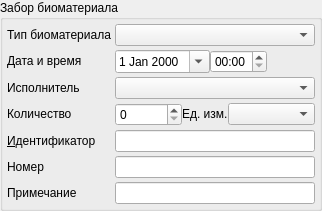
            <widget class="QGroupBox" name="grpTakenTissue">
             <property name="sizePolicy">
              <sizepolicy hsizetype="Maximum" vsizetype="Minimum">
               <horstretch>0</horstretch>
               <verstretch>0</verstretch>
              </sizepolicy>
             </property>
             <property name="title">
              <string>Забор биоматериала</string>
             </property>
             <layout class="QGridLayout" name="gridLayout">
              <property name="margin">
               <number>4</number>
              </property>
              <property name="spacing">
               <number>4</number>
              </property>
              <item row="0" column="0">
               <widget class="QLabel" name="lblTissueType">
                <property name="sizePolicy">
                 <sizepolicy hsizetype="Maximum" vsizetype="Fixed">
                  <horstretch>0</horstretch>
                  <verstretch>0</verstretch>
                 </sizepolicy>
                </property>
                <property name="minimumSize">
                 <size>
                  <width>0</width>
                  <height>20</height>
                 </size>
                </property>
                <property name="text">
                 <string>Тип биоматериала</string>
                </property>
                <property name="buddy">
                 <cstring>cmbTissueType</cstring>
                </property>
               </widget>
              </item>
              <item row="0" column="1" colspan="3">
               <widget class="CRBComboBox" name="cmbTissueType">
                <property name="sizePolicy">
                 <sizepolicy hsizetype="Expanding" vsizetype="Fixed">
                  <horstretch>0</horstretch>
                  <verstretch>0</verstretch>
                 </sizepolicy>
                </property>
               </widget>
              </item>
              <item row="1" column="0">
               <widget class="QLabel" name="lblTissueDateTime">
                <property name="sizePolicy">
                 <sizepolicy hsizetype="Maximum" vsizetype="Fixed">
                  <horstretch>0</horstretch>
                  <verstretch>0</verstretch>
                 </sizepolicy>
                </property>
                <property name="minimumSize">
                 <size>
                  <width>0</width>
                  <height>20</height>
                 </size>
                </property>
                <property name="text">
                 <string>Дата и время</string>
                </property>
                <property name="buddy">
                 <cstring>edtTissueDate</cstring>
                </property>
               </widget>
              </item>
              <item row="2" column="0">
               <widget class="QLabel" name="lblTissyeExecPerson">
                <property name="sizePolicy">
                 <sizepolicy hsizetype="Maximum" vsizetype="Fixed">
                  <horstretch>0</horstretch>
                  <verstretch>0</verstretch>
                 </sizepolicy>
                </property>
                <property name="minimumSize">
                 <size>
                  <width>0</width>
                  <height>20</height>
                 </size>
                </property>
                <property name="text">
                 <string>Исполнитель</string>
                </property>
                <property name="buddy">
                 <cstring>cmbTissueExecPerson</cstring>
                </property>
               </widget>
              </item>
              <item row="2" column="1" colspan="3">
               <widget class="CPersonComboBoxEx" name="cmbTissueExecPerson">
                <property name="sizePolicy">
                 <sizepolicy hsizetype="Expanding" vsizetype="Fixed">
                  <horstretch>0</horstretch>
                  <verstretch>0</verstretch>
                 </sizepolicy>
                </property>
               </widget>
              </item>
              <item row="5" column="0">
               <widget class="QLabel" name="lblTissueAmount">
                <property name="sizePolicy">
                 <sizepolicy hsizetype="Maximum" vsizetype="Fixed">
                  <horstretch>0</horstretch>
                  <verstretch>0</verstretch>
                 </sizepolicy>
                </property>
                <property name="minimumSize">
                 <size>
                  <width>0</width>
                  <height>20</height>
                 </size>
                </property>
                <property name="text">
                 <string>Количество</string>
                </property>
                <property name="buddy">
                 <cstring>edtTissueAmount</cstring>
                </property>
               </widget>
              </item>
              <item row="8" column="0">
               <widget class="QLabel" name="lblTissueNote">
                <property name="sizePolicy">
                 <sizepolicy hsizetype="Maximum" vsizetype="Fixed">
                  <horstretch>0</horstretch>
                  <verstretch>0</verstretch>
                 </sizepolicy>
                </property>
                <property name="minimumSize">
                 <size>
                  <width>0</width>
                  <height>20</height>
                 </size>
                </property>
                <property name="text">
                 <string>Примечание</string>
                </property>
                <property name="buddy">
                 <cstring>edtTissueNote</cstring>
                </property>
               </widget>
              </item>
              <item row="8" column="1" colspan="3">
               <widget class="QLineEdit" name="edtTissueNote">
                <property name="sizePolicy">
                 <sizepolicy hsizetype="Ignored" vsizetype="Fixed">
                  <horstretch>0</horstretch>
                  <verstretch>0</verstretch>
                 </sizepolicy>
                </property>
               </widget>
              </item>
              <item row="1" column="3">
               <spacer name="horizontalSpacer">
                <property name="orientation">
                 <enum>Qt::Horizontal</enum>
                </property>
                <property name="sizeHint" stdset="0">
                 <size>
                  <width>40</width>
                  <height>20</height>
                 </size>
                </property>
               </spacer>
              </item>
              <item row="6" column="0">
               <widget class="QLabel" name="lblTissueExternalId">
                <property name="sizePolicy">
                 <sizepolicy hsizetype="Maximum" vsizetype="Fixed">
                  <horstretch>0</horstretch>
                  <verstretch>0</verstretch>
                 </sizepolicy>
                </property>
                <property name="minimumSize">
                 <size>
                  <width>0</width>
                  <height>20</height>
                 </size>
                </property>
                <property name="text">
                 <string>&amp;Идентификатор</string>
                </property>
                <property name="buddy">
                 <cstring>edtTissueExternalId</cstring>
                </property>
               </widget>
              </item>
              <item row="6" column="1" colspan="3">
               <widget class="QLineEdit" name="edtTissueExternalId">
                <property name="sizePolicy">
                 <sizepolicy hsizetype="Expanding" vsizetype="Fixed">
                  <horstretch>0</horstretch>
                  <verstretch>0</verstretch>
                 </sizepolicy>
                </property>
                <property name="readOnly">
                 <bool>false</bool>
                </property>
               </widget>
              </item>
              <item row="7" column="0">
               <widget class="QLabel" name="lblTissueNumber">
                <property name="text">
                 <string>Номер</string>
                </property>
               </widget>
              </item>
              <item row="7" column="1" colspan="3">
               <widget class="QLineEdit" name="edtTissueNumber">
                <property name="readOnly">
                 <bool>true</bool>
                </property>
               </widget>
              </item>
              <item row="5" column="1" colspan="3">
               <widget class="QWidget" name="pnlWTF" native="true">
                <property name="sizePolicy">
                 <sizepolicy hsizetype="Preferred" vsizetype="Preferred">
                  <horstretch>0</horstretch>
                  <verstretch>0</verstretch>
                 </sizepolicy>
                </property>
                <layout class="QHBoxLayout" name="horizontalLayout_6">
                 <property name="spacing">
                  <number>0</number>
                 </property>
                 <property name="margin">
                  <number>0</number>
                 </property>
                 <item>
                  <widget class="QSpinBox" name="edtTissueAmount">
                   <property name="sizePolicy">
                    <sizepolicy hsizetype="Maximum" vsizetype="Fixed">
                     <horstretch>0</horstretch>
                     <verstretch>0</verstretch>
                    </sizepolicy>
                   </property>
                   <property name="maximum">
                    <number>999999</number>
                   </property>
                  </widget>
                 </item>
                 <item>
                  <widget class="QLabel" name="lblTissueUnit">
                   <property name="sizePolicy">
                    <sizepolicy hsizetype="Fixed" vsizetype="Fixed">
                     <horstretch>0</horstretch>
                     <verstretch>0</verstretch>
                    </sizepolicy>
                   </property>
                   <property name="minimumSize">
                    <size>
                     <width>0</width>
                     <height>20</height>
                    </size>
                   </property>
                   <property name="text">
                    <string>Ед. изм.</string>
                   </property>
                   <property name="buddy">
                    <cstring>cmbTissueUnit</cstring>
                   </property>
                  </widget>
                 </item>
                 <item>
                  <widget class="CRBComboBox" name="cmbTissueUnit">
                   <property name="sizePolicy">
                    <sizepolicy hsizetype="Expanding" vsizetype="Fixed">
                     <horstretch>0</horstretch>
                     <verstretch>0</verstretch>
                    </sizepolicy>
                   </property>
                  </widget>
                 </item>
                </layout>
               </widget>
              </item>
              <item row="1" column="1">
               <widget class="QWidget" name="pnlDatetime" native="true">
                <layout class="QHBoxLayout" name="horizontalLayout_7">
                 <property name="spacing">
                  <number>0</number>
                 </property>
                 <property name="margin">
                  <number>0</number>
                 </property>
                 <item>
                  <widget class="CDateEdit" name="edtTissueDate">
                   <property name="sizePolicy">
                    <sizepolicy hsizetype="Maximum" vsizetype="Fixed">
                     <horstretch>0</horstretch>
                     <verstretch>0</verstretch>
                    </sizepolicy>
                   </property>
                   <property name="calendarPopup">
                    <bool>true</bool>
                   </property>
                  </widget>
                 </item>
                 <item>
                  <widget class="QTimeEdit" name="edtTissueTime">
                   <property name="sizePolicy">
                    <sizepolicy hsizetype="Maximum" vsizetype="Fixed">
                     <horstretch>0</horstretch>
                     <verstretch>0</verstretch>
                    </sizepolicy>
                   </property>
                   <property name="displayFormat">
                    <string>HH:mm</string>
                   </property>
                  </widget>
                 </item>
                </layout>
               </widget>
              </item>
             </layout>
            </widget>
